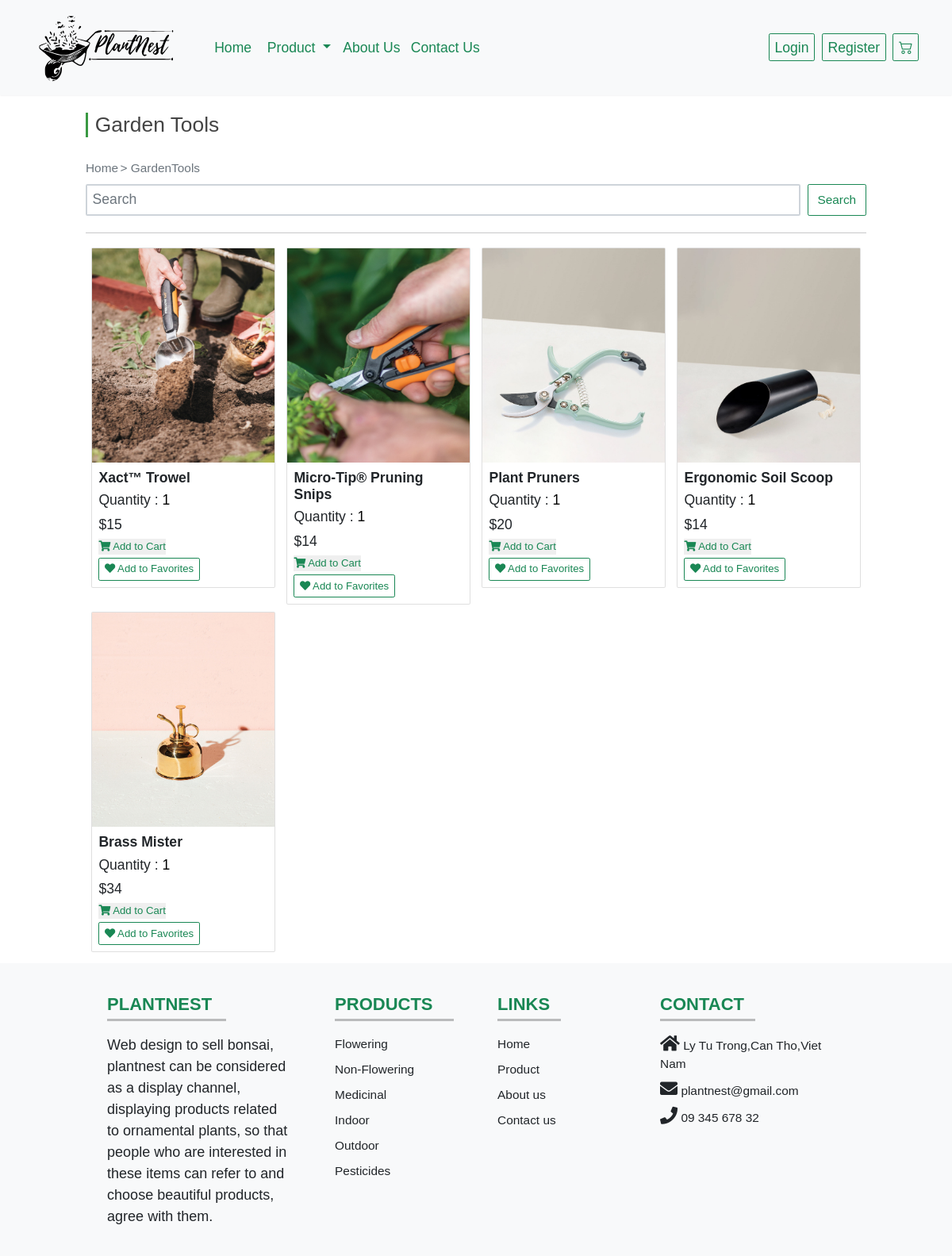
/client/gardenTools.php, run on the app's committed database.
### tables this page shows
CREATE TABLE `products` (
  `productID` int(11) NOT NULL,
  `productName` varchar(255) NOT NULL,
  `unitPrice` decimal(10,0) NOT NULL,
  `height` varchar(255) NOT NULL,
  `uses` varchar(600) DEFAULT NULL,
  `growthHabits` varchar(600) DEFAULT NULL,
  `light` varchar(255) DEFAULT NULL,
  `water` varchar(255) DEFAULT NULL,
  `categoryID` int(11) NOT NULL,
  `imageURL` varchar(500) NOT NULL,
  `unitsInStock` int(11) DEFAULT 100
);

### classes/Product.php (called while the page is built, shortened)
<?php
class Product {
    public function showGardenTools($conn) {
        $sql = "SELECT productID, productName, unitPrice, height, uses, growthHabits, light, water, categoryID, imageURL FROM products WHERE categoryID = 8";
        $result = $conn->query($sql) or die($this->conn->error.__LINE__);
        return $result;
    }
}

### client/gardenTools.php (the view, shortened to what this page needs)
<?php
include_once '../classes/Product.php';
include_once '../assets/database.php';
$product = new Product();
?>
<!DOCTYPE html>
<html lang="en">
<head>
    <link rel="stylesheet" href="https://unpkg.com/swiper/swiper-bundle.min.css" />
    <link rel="stylesheet" href="https://cdnjs.cloudflare.com/ajax/libs/font-awesome/5.15.3/css/all.min.css">
    <link rel="stylesheet" href="../assets/css/style.css">
    <link href="https://cdn.jsdelivr.net/npm/bootstrap@5.0.2/dist/css/bootstrap.min.css" rel="stylesheet">
    <link rel="stylesheet" href="https://cdn.jsdelivr.net/npm/bootstrap-icons@1.10.5/font/bootstrap-icons.css">
    <link rel="stylesheet" href="https://cdn.jsdelivr.net/npm/swiper@10/swiper-bundle.min.css" />
</head>
<body>
    <nav class="navbar navbar-expand-lg navbar-light bg-light px-lg-5 py-lg-4 shadow-sm sticky-top">
        <div class="container-fluid">
            <div><a class="navbar-brand p-4 me-5 fw-bold fs-3 h-font" href="../index.php"><img src="../assets/images/logo/logo.svg" style="width:180px;" alt="Logo"></a></div>
            <div class="collapse navbar-collapse" id="navbarSupportedContent">
                <ul class="navbar-nav me-auto mb-3 fs-2 mb-lg-0">
                    <li class="nav-item">
                        <a class="nav-link active text-success me-2" aria-current="page" href="../index.php">Home</a>
                    </li>
                    <nav class="">
                        <div class="container-fluid">
                            <div class="collapse navbar-collapse" id="navbarNavDarkDropdown">
                                <ul class="navbar-nav">
                                    <li class="nav-item dropdown">
                                        <a class="nav-link active text-success dropdown-toggle" href="#" id="navbarDarkDropdownMenuLink" role="button" data-bs-toggle="dropdown" aria-expanded="false">
                                            Product
                                        </a>
                                    </li>
                                </ul>
                            </div>
                        </div>
                    </nav>
                    <li class="nav-item">
                        <a class="nav-link active text-success me-2" href="aboutus.php">About Us</a>
                    </li>
                    <li class="nav-item">
                        <a class="nav-link active text-success me-2" href="contactus.php">Contact Us</a>
                    </li>
                </ul>
                <div class="d-flex">
                    <?php
                    if (isset($_SESSION['name']) && ($_SESSION['name'] != "")) { ?>
                        <a href="manageAccount.php">
                            <button type="button" class="btn btn-outline-success shadow-none me-lg-3 me-3 fs-2" data-bs-toggle="modal" data-bs-target="#registermodal">
                                <?php echo $_SESSION['name']; ?>
                            </button>
                        </a>
                        <a href="logout.php">
                            <button type="button" class="btn btn-outline-success shadow-none me-lg-3 me-3 fs-2" data-bs-toggle="modal" data-bs-target="#registermodal">
                                Logout
                            </button>
                        </a>
                        <a href="favorites.php"><button type="button" class="btn btn-outline-success shadow-none me-lg-3 me-3 fs-2" data-bs-toggle="modal" data-bs-target="#registermodal">
                                <i class="fas fa-heart"></i>
                            </button></a>
                    <?php } else { ?>
                        <a href="login.php">
                            <button type="button" class="btn btn-outline-success shadow-none me-lg-3 me-3 fs-2" data-bs-toggle="modal" data-bs-target="#loginmodal">
                                Login
                            </button>
                        </a>
                        <a href="register.php">
                            <button type="button" class="btn btn-outline-success shadow-none me-lg-3 me-3 fs-2" data-bs-toggle="modal" data-bs-target="#registermodal">
                                Register
                            </button>
                        </a>
                    <?php } ?>
                    <a href="cart.php"><button type="button" class="btn btn-outline-success shadow-none me-lg-3 me-3 fs-2" data-bs-toggle="modal" data-bs-target="#registermodal">
                            <i class="bi bi-cart2"></i>
                        </button></a>
                </div>
            </div>
        </div>
    </nav>
    <section class="product" id="product">
        <h2 class="heading">Garden Tools</h2>
        <a href="" class="text-secondary text-decoration-none fs-3 ">Home</a>
        <span class="text-secondary fs-3"> > </span>
        <a href="gardenTools.php" class="text-secondary text-decoration-none fs-3">GardenTools</a>
        <form class="d-flex" action="" method="POST">
            <input class="form-control me-3 border-2 fs-2 mt-3" style="height:40px;" type="search" name="keyword" placeholder="Search" aria-label="Search">
            <input class="btn btn-outline-success fs-3 mt-3" style="width:80px;height:40px" type="submit" name="findProduct" value="Search">
        </form><br>
        <hr>
        <?php
        if (!isset($_POST['findProduct'])) {
        ?>
            <div class="product-section mt-150 mb-150">
                <?php
                $result = $product->showGardenTools($conn);
                if ($result->num_rows > 0) {
                ?>
                    <div class="container">
                        <div class="row product-lists">
                            <?php while ($row = $result->fetch_assoc()) { ?>
                                <div class="col-md-3 mt-3">
                                    <form method="GET">
                                        <div class="card">
                                            <a href="productdetails.php?action=singleproduct&id=<?php echo $row['productID'] ?>&caID=<?php echo $row['categoryID'] ?>"><img src="<?php echo "../" . $row['imageURL'] ?>" width="100%" height="270px" alt="alt" /></a>
                                            <div class="card-body">
                                                <h3><a class="text-decoration-none text-dark fs-2 mt-2 fw-bold" href="productdetails.php?action=singleproduct&id=<?php echo $row['productID'] ?>&caID=<?php echo $row['categoryID'] ?>"><?php echo $row['productName'] ?></a></h3>
                                                <div class="quantity">
                                                    <span class="fs-2"> Quantity :
                                                        <input style="background-color: #fff;" type="number" min="1" max="100" value="1" name="quantity">
                                                    </span>
                                                </div>
                                                <div class="price fs-2 mt-2"><?php echo "$" . $row['unitPrice'] ?> </div>
                                                <button type="submit" class="btn-outline-success shadow-none mt-2 fs-4 fs-2" class="cart-btn"><i class="fas fa-shopping-cart"></i> Add to Cart</button>
                                                <a class="text-decoration-none btn btn-outline-success shadow-none mt-2 fs-4 fs-2" href="?action=addFavorites&id=<?php echo $row['productID'] ?>" class="cart-btn"><i class="fas fa-heart"></i> Add to Favorites</a>
                                            </div>
                                        </div>
                                    </form>
                                </div>
                            <?php } ?>
                        </div>
                    </div>
                <?php
                } else {
                    echo '0 result.';
                }
                ?>
            </div>
    </section>
<?php } ?>
<footer class="text-center text-lg-start text-dark bg-light" style="background-color: #ECEFF1">
    <section class="">
        <div class="container text-center text-md-start mt-5">
            <div class="row mt-3">
                <div class="col-md-3 col-lg-4 col-xl-3 mx-auto mb-4">
                    <h6 class="text-uppercase fw-bold fs-1 text-success">PLANTNEST</h6>
                    <hr class="mb-4 mt-0 d-inline-block mx-auto" style="width: 150px; background-color: #000; height: 3px" />
                    <p style="font-size:18px">
                        Web design to sell bonsai, plantnest can be considered as a display channel,
                        displaying products related to ornamental plants,
                        so that people who are interested in these items can refer to and choose beautiful products,
                        agree with them.
                    </p>
                </div>
                <div class="col-md-2 col-lg-2 col-xl-2 mx-auto mb-4">
                    <h6 class="text-uppercase fw-bold fs-1 text-success">Products</h6>
                    <hr class="mb-4 mt-0 d-inline-block mx-auto" style="width: 150px; background-color: #000; height: 3px" />
                    <p>
                        <a href="flowering.php" class="text-dark fs-3 text-decoration-none">Flowering</a>
                    </p>
                    <p>
                        <a href="nonFlowering.php" class="text-dark fs-3 text-decoration-none">Non-Flowering</a>
                    </p>
                    <p>
                        <a href="medicinal.php" class="text-dark fs-3 text-decoration-none">Medicinal</a>
                    </p>
                    <p>
                        <a href="indoor.php" class="text-dark fs-3 text-decoration-none">Indoor</a>
                    </p>
                    <p>
                        <a href="outdoor.php" class="text-dark fs-3 text-decoration-none">Outdoor</a>
                    </p>
                    <p>
                        <a href="pesticides.php" class="text-dark fs-3 text-decoration-none">Pesticides</a>
                    </p>
                </div>
                <div class="col-md-3 col-lg-2 col-xl-2 mx-auto mb-4">
                    <h6 class="text-uppercase fw-bold fs-1 text-success"> links</h6>
                    <hr class="mb-4 mt-0 d-inline-block mx-auto" style="width: 80px; background-color: #000; height: 3px" />
                    <p>
                        <a href="../index.php" class="text-dark fs-3 text-decoration-none">Home</a>
                    </p>
                    <p>
                        <a href="product.php" class="text-dark fs-3 text-decoration-none">Product</a>
                    </p>
                    <p>
                        <a href="aboutus.php" class="text-dark fs-3 text-decoration-none">About us</a>
                    </p>
                    <p>
                        <a href="contactus.php" class="text-dark fs-3 text-decoration-none">Contact us</a>
                    </p>
                </div>
                <div class="col-md-4 col-lg-3 col-xl-3 mx-auto mb-md-0 mb-4">
                    <h6 class="text-uppercase fw-bold fs-1 text-success">Contact</h6>
                    <hr class="mb-4 mt-0 d-inline-block mx-auto" style="width: 120px; background-color: #000; height: 3px" />
                    <p class="fs-3"><i class="fas fa-home mr-3 text-dark fs-1 text-decoration-none"></i> Ly Tu Trong,Can Tho,Viet Nam</p>
                    <p class="fs-3"><i class="fas fa-envelope mr-3 text-dark fs-1 text-decoration-none"></i> plantnest@gmail.com</p>
                    <p class="fs-3"><i class="fas fa-phone mr-3 text-dark fs-1 text-decoration-none"></i> 09 345 678 32</p>
                </div>
            </div>
        </div>
    </section>
</footer>
</body>
</html>

### assets/css/style.css (style rules this page uses)
:root { --green:#3A9943; }
* { margin:0; padding:0; box-sizing: border-box; text-transform: none; outline: none; border:none; text-decoration: none; transition: all .2s linear; }
input[type=number] { -moz-appearance: textfield; }
html { font-size: 62.5%; overflow-x: hidden; scroll-behavior: smooth; scroll-padding-top: 7rem; }
section { padding:1.5rem 9%; }
.heading { font-size: 3rem; color:#444; padding-left: 1rem; border-left: .4rem solid var(--green); margin-top: 1rem; margin-bottom: 3rem; }
@media (max-width:1200px) { html { font-size: 55%; } }

### client/gardenTools.php (style rules this page uses)
* { font-family: 'Poppins', sans-serif; }

### data on the page
products: imageURL (picture), productName "Xact™ Trowel", unitPrice "15"
products: imageURL (picture), productName "Micro-Tip® Pruning Snips", unitPrice "14"
products: imageURL (picture), productName "Plant Pruners", unitPrice "20"
products: imageURL (picture), productName "Ergonomic Soil Scoop", unitPrice "14"
products: imageURL (picture), productName "Brass Mister", unitPrice "34"
